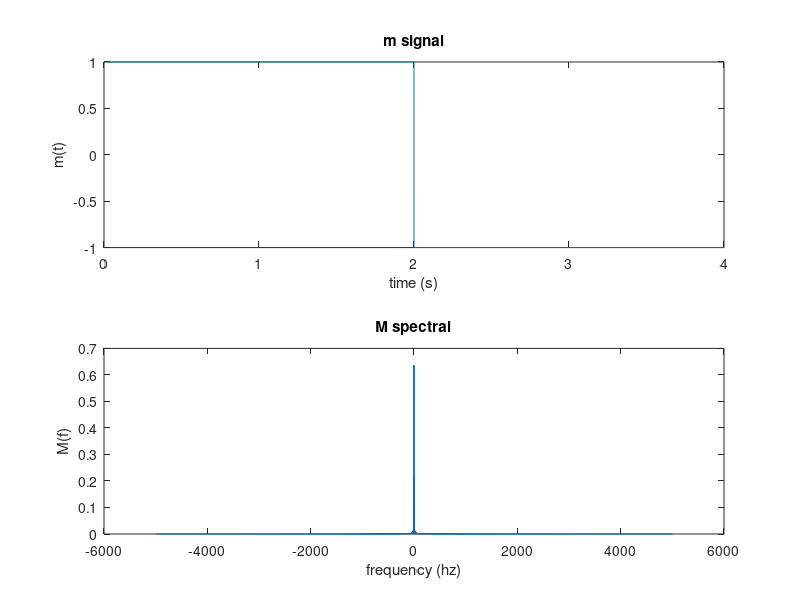
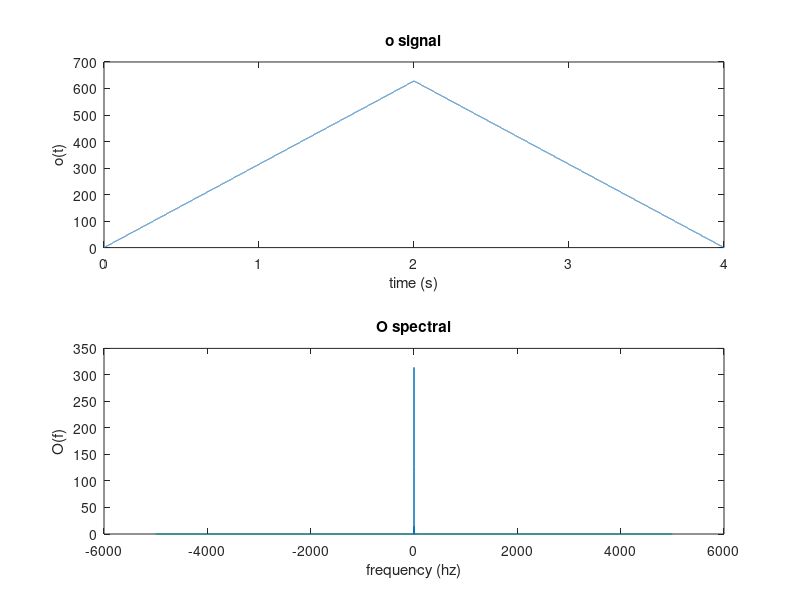
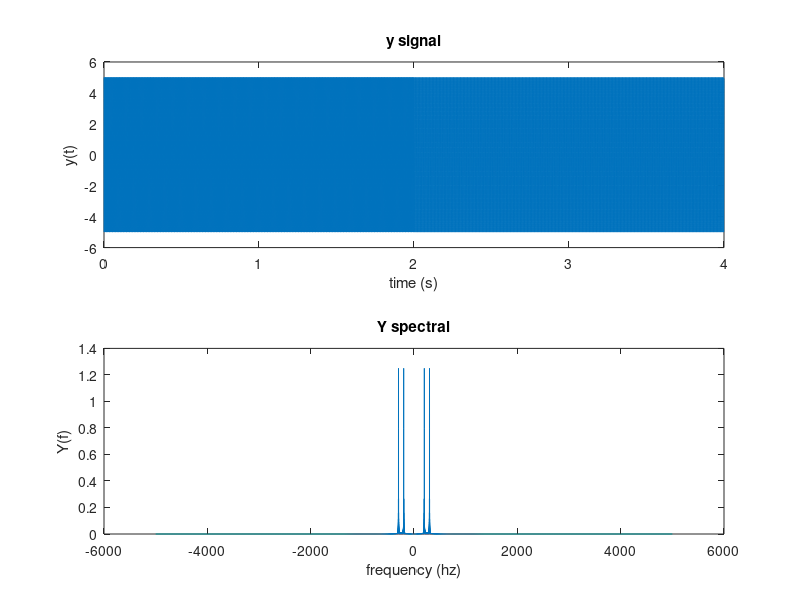
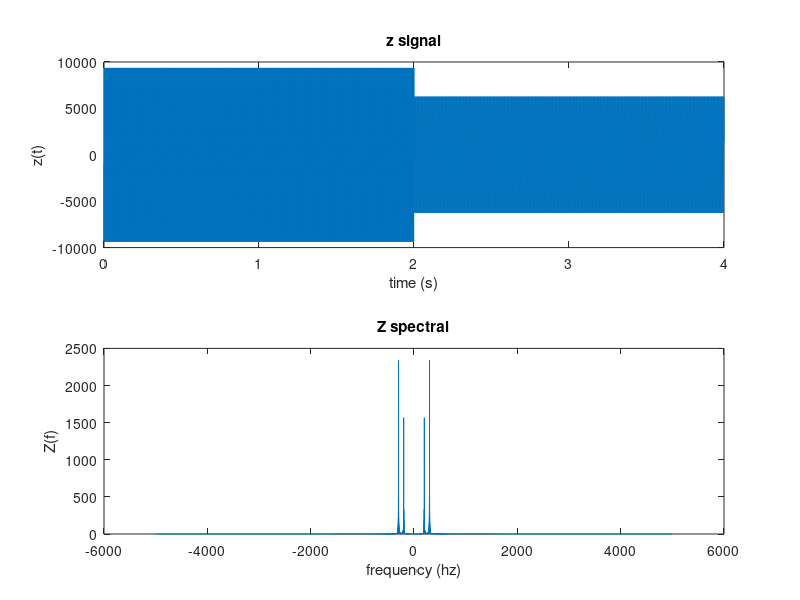

Source code (MATLAB) for these figures, in order:
% Ahmet Ali Tilkicioğlu / ELEC361 Project - 2 / FM Project / 210102002163
clc
clear all

t0 = 4;                                         % 5 second variable
ts = 0.0001;                                    % sample time variable (second)  
t = 0:ts:t0-ts;                                 % 0 to 5 sec. sampled time
fs = 1/ts;                                      % sample frequency
r_df = 1;                                       % for getting integer value


kf = 50;                                        % frequency deviation constant  
w = 2;                                          % rectangular signal tao value
m = rectpuls(t-1,w) - rectpuls(t-3,w);          % m(t) signal
o = 2.*pi.*kf.*ts.*cumtrapz(m);                 % o(t) phase signal
y = 5*cos(500*pi.*t + o);                       % y(t) signal

% Demodulator Diagram

%                  z(t)         u(t)       l(t)
% y(t) ---> |d/dt| ---> |Diode| ---> |LPF| ---> |DC Blocking| ---> d_m(t)
%           

z = gradient(y,t);                              % y(t) differantial
u = abs(z);                                     % diode output (half wave)

M = fft(m);                                     % m(t) amplitude spectrum
O = fft(o);                                     % o(t) amplitude spectrum
Y = fft(y);                                     % y(t) amplitude spectrum
Z = fft(z);                                     % z(t) amplitude spectrum
U = fft(u);                                     % u(t) amplitude spectrum

df = 0.25;                                      % sampled frequency values
LPF_BW = 200;                                   % LPF bandwidth 
Max_freq = length(m);                           % Vector list lenght   

% Low Pass Filter
L = zeros(1,length(m));                                                                 
L(1:LPF_BW/df+1) = U(1:LPF_BW/df+1);                                                    
L((Max_freq-LPF_BW/df)+1:Max_freq) = U((Max_freq-LPF_BW/df)+1:Max_freq);                

l = ifft(L);                                    % inverse fourier transform

d_m = l - mean(l);                              % DC bloking 
D_M = fft(d_m);                                 % D_M(f) amplitude spectrum (Demodulated Signal)


shifted_M = abs(fftshift(M)/length(M));         % M(f) shift real frequency value
shifted_O = abs(fftshift(O)/length(O));         % O(f) shift real frequency value
shifted_Y = abs(fftshift(Y)/length(Y));         % Y(f) shift real frequency value
shifted_Z = abs(fftshift(Z)/length(Z));         % Z(f) shift real frequency value
shifted_U = abs(fftshift(U)/length(U));         % U(f) shift real frequency value
shifted_L = abs(fftshift(L)/length(L));         % L(f) shift real frequency value
shifted_D_M = abs(fftshift(D_M)/length(D_M));   % D_M(f) shift real frequency value

f = fs/length(M)*(-length(M)/2:length(M)/2-1);  % sampled all frequency values

% PLOT m(t), M(f)
figure(1)

subplot(2,1,1)
plot(t,m(1:length(t)))                      % plotting m(t)
xlabel('time (s)')
ylabel('m(t)')
title('m signal')

subplot(2,1,2)
plot(f,shifted_M)                           % plotting M(f)
xlabel('frequency (hz)')
ylabel('M(f)')
title('M spectral')

% PLOT o(t), O(f)
figure(2)

subplot(2,1,1)
plot(t,o(1:length(t)))                      % plotting o(t)
xlabel('time (s)')
ylabel('o(t)')
title('o signal')

subplot(2,1,2)
plot(f,shifted_O)                           % plotting O(f)
xlabel('frequency (hz)')
ylabel('O(f)')
title('O spectral')

% PLOT y(t), Y(f)
figure(3)

subplot(2,1,1)
plot(t,y(1:length(t)))                      % plotting y(t)
xlabel('time (s)')
ylabel('y(t)')
title('y signal')

subplot(2,1,2)
plot(f,shifted_Y)                           % plotting Y(f)
xlabel('frequency (hz)')
ylabel('Y(f)')
title('Y spectral')


% PLOT z(t), Z(f)
figure(4)

subplot(2,1,1)
plot(t,z)                                   % plotting z(t)
xlabel('time (s)')
ylabel('z(t)')
title('z signal')

subplot(2,1,2)
plot(f,shifted_Z)                           % plotting Z(f)
xlabel('frequency (hz)')
ylabel('Z(f)')
title('Z spectral')


% PLOT u(t), U(f)
figure(5)

subplot(2,1,1)
plot(t,u(1:length(t)))                      % plotting z(t)
xlabel('time (s)')
ylabel('u(t)')
title('u signal')

subplot(2,1,2)
plot(f,shifted_U)                           % plotting Y(f)
xlabel('frequency (hz)')
ylabel('U(f)')
title('U spectral')


% PLOT l(t), L(f)
figure(6)

subplot(2,1,1)
plot(t,l(1:length(t)))                      % plotting z(t)
xlabel('time (s)')
ylabel('l(t)')
title('l signal')

subplot(2,1,2)
plot(f,shifted_L)                           % plotting Y(f)
xlabel('frequency (hz)')
ylabel('L(f)')
title('L spectral')


% PLOT d_m(t), D_M(f)
figure(7)

subplot(2,1,1)
plot(t,d_m(1:length(t)))                      % plotting z(t)
xlabel('time (s)')
ylabel('d_m(t)')
title('d_m signal')

subplot(2,1,2)
plot(f,shifted_D_M)                           % plotting Y(f)
xlabel('frequency (hz)')
ylabel('D_M(f)')
title('D_M spectral')

% PLOT comparison m(t) D_M(t)

figure(8)

subplot(2,1,1)
plot(t,m(1:length(t)))                      % plotting m(t)
xlabel('time (s)')
ylabel('m(t)')
title('m signal')


subplot(2,1,2)
plot(t,d_m(1:length(t)))                    % plotting z(t)
xlabel('time (s)')
ylabel('d_m(t)')
title('d_m signal')